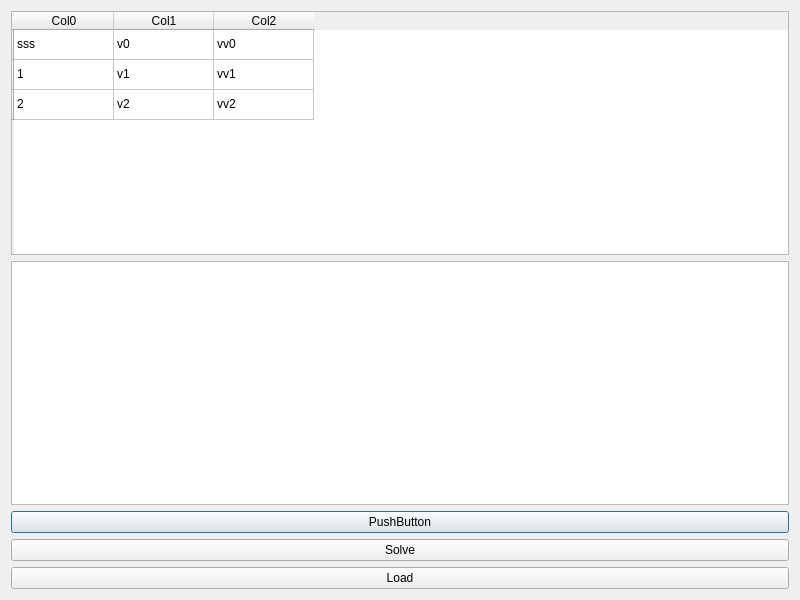
<?xml version="1.0" encoding="UTF-8"?>
<ui version="4.0">
 <class>Dialog</class>
 <widget class="QDialog" name="Dialog">
  <property name="geometry">
   <rect>
    <x>0</x>
    <y>0</y>
    <width>800</width>
    <height>600</height>
   </rect>
  </property>
  <property name="windowTitle">
   <string>Dialog</string>
  </property>
  <layout class="QVBoxLayout" name="verticalLayout">
   <item>
    <widget class="QTableWidget" name="tableWidget">
     <row>
      <property name="text">
       <string/>
      </property>
     </row>
     <row>
      <property name="text">
       <string/>
      </property>
     </row>
     <row>
      <property name="text">
       <string/>
      </property>
     </row>
     <column>
      <property name="text">
       <string>Col0</string>
      </property>
     </column>
     <column>
      <property name="text">
       <string>Col1</string>
      </property>
     </column>
     <column>
      <property name="text">
       <string>Col2</string>
      </property>
     </column>
     <item row="0" column="0">
      <property name="text">
       <string>sss</string>
      </property>
     </item>
     <item row="0" column="1">
      <property name="text">
       <string>v0</string>
      </property>
     </item>
     <item row="0" column="2">
      <property name="text">
       <string>vv0</string>
      </property>
     </item>
     <item row="1" column="0">
      <property name="text">
       <string>1</string>
      </property>
     </item>
     <item row="1" column="1">
      <property name="text">
       <string>v1</string>
      </property>
     </item>
     <item row="1" column="2">
      <property name="text">
       <string>vv1</string>
      </property>
     </item>
     <item row="2" column="0">
      <property name="text">
       <string>2</string>
      </property>
     </item>
     <item row="2" column="1">
      <property name="text">
       <string>v2</string>
      </property>
     </item>
     <item row="2" column="2">
      <property name="text">
       <string>vv2</string>
      </property>
     </item>
    </widget>
   </item>
   <item>
    <widget class="QTableView" name="tableView">
     <attribute name="horizontalHeaderVisible">
      <bool>true</bool>
     </attribute>
     <attribute name="horizontalHeaderShowSortIndicator" stdset="0">
      <bool>false</bool>
     </attribute>
    </widget>
   </item>
   <item>
    <widget class="QPushButton" name="pushButton">
     <property name="text">
      <string>PushButton</string>
     </property>
    </widget>
   </item>
   <item>
    <widget class="QPushButton" name="solveButton">
     <property name="text">
      <string>Solve</string>
     </property>
    </widget>
   </item>
   <item>
       <widget class="QPushButton" name="pushButton_2">
        <property name="text">
         <string>Load</string>
        </property>
       </widget>
   </item>
  </layout>
 </widget>
 <resources/>
 <connections/>
</ui>
